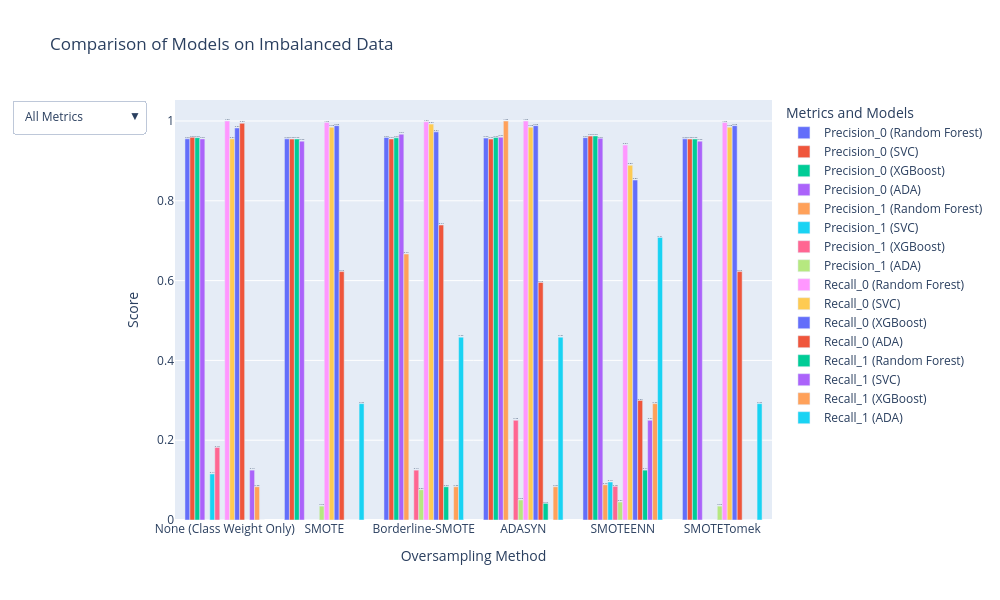

Notebook code cell kept with this figure:
### Markdown cell above
### Without PCA decomposition

### Code cell
results_rfc_sans_pca = evaluate_methods(data, preprocessor, None, RandomForestClassifier(class_weight='balanced', random_state=42), "rfc")
results_svc_sans_pca = evaluate_methods(data, preprocessor, None, SVC(kernel='rbf', probability=True, class_weight='balanced', random_state=42), "svc")
results_xgb_sans_pca = evaluate_methods(data, preprocessor,  None, XGBClassifier(scale_pos_weight=pos_weight, eval_metric='logloss', random_state=42), "xgb" )
results_ada_sans_pca = evaluate_methods(data, preprocessor,  None, AdaBoostClassifier(n_estimators=100, random_state=42), "ada" )
results =     [
            #   ('Logistic Regression', results_log),
              ('Random Forest', results_rfc_sans_pca),
              ('SVC', results_svc_sans_pca),
              ('XGBoost', results_xgb_sans_pca),
              ('ADA', results_ada)]
plot_comparison_results(results)

### Figure 1 — Plotly figure (JSON) as saved in the notebook; plotly's stock layout.template omitted (floating-point values rounded to 4 significant figures)
{"data": [{"name": "Precision_0 (Random Forest)", "text": ["0.96", "0.96", "0.96", "0.96", "0.96", "0.96"], "textposition": "auto", "type": "bar", "x": ["None (Class Weight Only)", "SMOTE", "Borderline-SMOTE", "ADASYN", "SMOTEENN", "SMOTETomek"], "y": [0.9554, 0.9552, 0.9589, 0.9572, 0.9583, 0.9552]}, {"name": "Precision_0 (SVC)", "text": ["0.96", "0.95", "0.96", "0.95", "0.96", "0.95"], "textposition": "auto", "type": "bar", "x": ["None (Class Weight Only)", "SMOTE", "Borderline-SMOTE", "ADASYN", "SMOTEENN", "SMOTETomek"], "y": [0.959, 0.9547, 0.9551, 0.9547, 0.9621, 0.9547]}, {"name": "Precision_0 (XGBoost)", "text": ["0.96", "0.95", "0.96", "0.96", "0.96", "0.95"], "textposition": "auto", "type": "bar", "x": ["None (Class Weight Only)", "SMOTE", "Borderline-SMOTE", "ADASYN", "SMOTEENN", "SMOTETomek"], "y": [0.9583, 0.9549, 0.9579, 0.9585, 0.9626, 0.9549]}, {"name": "Precision_0 (ADA)", "text": ["0.96", "0.95", "0.97", "0.96", "0.96", "0.95"], "textposition": "auto", "type": "bar", "x": ["None (Class Weight Only)", "SMOTE", "Borderline-SMOTE", "ADASYN", "SMOTEENN", "SMOTETomek"], "y": [0.9551, 0.9496, 0.9669, 0.9592, 0.9565, 0.9496]}, {"name": "Precision_1 (Random Forest)", "text": ["0.00", "0.00", "0.67", "1.00", "0.09", "0.00"], "textposition": "auto", "type": "bar", "x": ["None (Class Weight Only)", "SMOTE", "Borderline-SMOTE", "ADASYN", "SMOTEENN", "SMOTETomek"], "y": [0, 0, 0.6667, 1, 0.08824, 0]}, {"name": "Precision_1 (SVC)", "text": ["0.12", "0.00", "0.00", "0.00", "0.10", "0.00"], "textposition": "auto", "type": "bar", "x": ["None (Class Weight Only)", "SMOTE", "Borderline-SMOTE", "ADASYN", "SMOTEENN", "SMOTETomek"], "y": [0.1154, 0, 0, 0, 0.09524, 0]}, {"name": "Precision_1 (XGBoost)", "text": ["0.18", "0.00", "0.12", "0.25", "0.08", "0.00"], "textposition": "auto", "type": "bar", "x": ["None (Class Weight Only)", "SMOTE", "Borderline-SMOTE", "ADASYN", "SMOTEENN", "SMOTETomek"], "y": [0.1818, 0, 0.125, 0.25, 0.08434, 0]}, {"name": "Precision_1 (ADA)", "text": ["0.00", "0.03", "0.08", "0.05", "0.05", "0.03"], "textposition": "auto", "type": "bar", "x": ["None (Class Weight Only)", "SMOTE", "Borderline-SMOTE", "ADASYN", "SMOTEENN", "SMOTETomek"], "y": [0, 0.03483, 0.07586, 0.05023, 0.04509, 0.03483]}, {"name": "Recall_0 (Random Forest)", "text": ["1.00", "1.00", "1.00", "1.00", "0.94", "1.00"], "textposition": "auto", "type": "bar", "x": ["None (Class Weight Only)", "SMOTE", "Borderline-SMOTE", "ADASYN", "SMOTEENN", "SMOTETomek"], "y": [1, 0.9961, 0.9981, 1, 0.9397, 0.9961]}, {"name": "Recall_0 (SVC)", "text": ["0.96", "0.98", "0.99", "0.98", "0.89", "0.98"], "textposition": "auto", "type": "bar", "x": ["None (Class Weight Only)", "SMOTE", "Borderline-SMOTE", "ADASYN", "SMOTEENN", "SMOTETomek"], "y": [0.9553, 0.9844, 0.9922, 0.9844, 0.8891, 0.9844]}, {"name": "Recall_0 (XGBoost)", "text": ["0.98", "0.99", "0.97", "0.99", "0.85", "0.99"], "textposition": "auto", "type": "bar", "x": ["None (Class Weight Only)", "SMOTE", "Borderline-SMOTE", "ADASYN", "SMOTEENN", "SMOTETomek"], "y": [0.9825, 0.9883, 0.9728, 0.9883, 0.8521, 0.9883]}, {"name": "Recall_0 (ADA)", "text": ["0.99", "0.62", "0.74", "0.60", "0.30", "0.62"], "textposition": "auto", "type": "bar", "x": ["None (Class Weight Only)", "SMOTE", "Borderline-SMOTE", "ADASYN", "SMOTEENN", "SMOTETomek"], "y": [0.9942, 0.6226, 0.7393, 0.5953, 0.2996, 0.6226]}, {"name": "Recall_1 (Random Forest)", "text": ["0.00", "0.00", "0.08", "0.04", "0.12", "0.00"], "textposition": "auto", "type": "bar", "x": ["None (Class Weight Only)", "SMOTE", "Borderline-SMOTE", "ADASYN", "SMOTEENN", "SMOTETomek"], "y": [0, 0, 0.08333, 0.04167, 0.125, 0]}, {"name": "Recall_1 (SVC)", "text": ["0.12", "0.00", "0.00", "0.00", "0.25", "0.00"], "textposition": "auto", "type": "bar", "x": ["None (Class Weight Only)", "SMOTE", "Borderline-SMOTE", "ADASYN", "SMOTEENN", "SMOTETomek"], "y": [0.125, 0, 0, 0, 0.25, 0]}, {"name": "Recall_1 (XGBoost)", "text": ["0.08", "0.00", "0.08", "0.08", "0.29", "0.00"], "textposition": "auto", "type": "bar", "x": ["None (Class Weight Only)", "SMOTE", "Borderline-SMOTE", "ADASYN", "SMOTEENN", "SMOTETomek"], "y": [0.08333, 0, 0.08333, 0.08333, 0.2917, 0]}, {"name": "Recall_1 (ADA)", "text": ["0.00", "0.29", "0.46", "0.46", "0.71", "0.29"], "textposition": "auto", "type": "bar", "x": ["None (Class Weight Only)", "SMOTE", "Borderline-SMOTE", "ADASYN", "SMOTEENN", "SMOTETomek"], "y": [0, 0.2917, 0.4583, 0.4583, 0.7083, 0.2917]}], "layout": {"barmode": "group", "height": 600, "legend": {"title": {"text": "Metrics and Models"}}, "title": {"text": "Comparison of Models on Imbalanced Data"}, "updatemenus": [{"buttons": [{"args": [{"visible": [true, true, true, true, true, true, true, true, true, true, true, true, true, true, true, true]}, {"title": "All Metrics"}], "label": "All Metrics", "method": "update"}, {"args": [{"visible": [true, false, false, false, true, false, false, false, true, false, false, false, true, false, false, false]}, {"title": "Precision Class 0"}], "label": "Precision Class 0", "method": "update"}, {"args": [{"visible": [false, true, false, false, false, true, false, false, false, true, false, false, false, true, false, false]}, {"title": "Precision Class 1"}], "label": "Precision Class 1", "method": "update"}, {"args": [{"visible": [false, false, true, false, false, false, true, false, false, false, true, false, false, false, true, false]}, {"title": "Recall Class 0"}], "label": "Recall Class 0", "method": "update"}, {"args": [{"visible": [false, false, false, true, false, false, false, true, false, false, false, true, false, false, false, true]}, {"title": "Recall Class 1"}], "label": "Recall Class 1", "method": "update"}], "direction": "down", "showactive": true}], "width": 1000, "xaxis": {"title": {"text": "Oversampling Method"}}, "yaxis": {"title": {"text": "Score"}}}}
